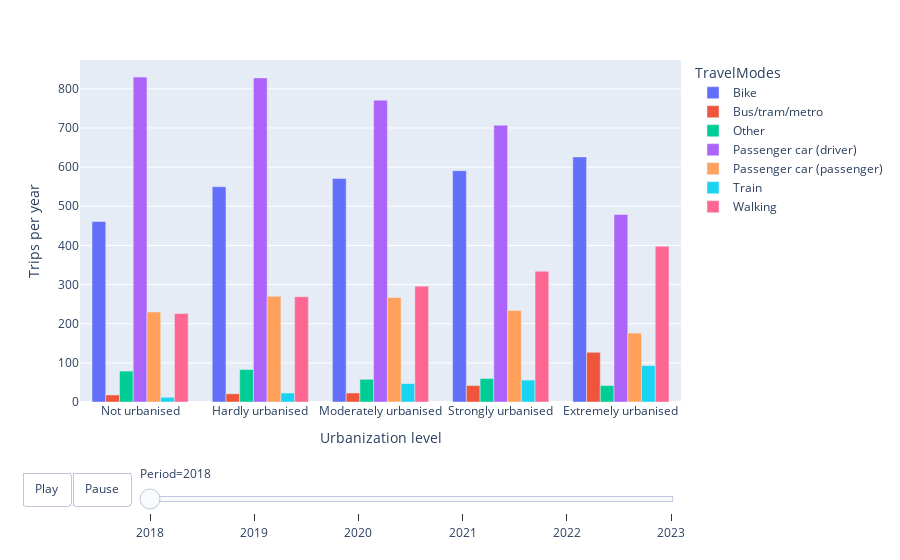

Notebook code for this chart:
### Code cell
barplotanimation(datanototal, 'Trips_Per_Year', urbanization_order, 'Trips per year')

### Figure 1 — Plotly figure (JSON) as saved in the notebook; plotly's stock layout.template omitted (floating-point values rounded to 4 significant figures)
{"data": [{"alignmentgroup": "True", "hovertemplate": "TravelModes=Bike<br>Period=2018<br>Urbanization level=%{x}<br>Trips per year=%{y}<extra></extra>", "legendgroup": "Bike", "marker": {"color": "#636efa", "pattern": {"shape": ""}}, "name": "Bike", "offsetgroup": "Bike", "orientation": "v", "showlegend": true, "textposition": "auto", "type": "bar", "x": ["Extremely urbanised", "Hardly urbanised", "Moderately urbanised", "Not urbanised", "Strongly urbanised"], "xaxis": "x", "y": [626, 550, 571, 461, 591], "yaxis": "y"}, {"alignmentgroup": "True", "hovertemplate": "TravelModes=Bus/tram/metro<br>Period=2018<br>Urbanization level=%{x}<br>Trips per year=%{y}<extra></extra>", "legendgroup": "Bus/tram/metro", "marker": {"color": "#EF553B", "pattern": {"shape": ""}}, "name": "Bus/tram/metro", "offsetgroup": "Bus/tram/metro", "orientation": "v", "showlegend": true, "textposition": "auto", "type": "bar", "x": ["Extremely urbanised", "Hardly urbanised", "Moderately urbanised", "Not urbanised", "Strongly urbanised"], "xaxis": "x", "y": [127, 21, 23, 18, 42], "yaxis": "y"}, {"alignmentgroup": "True", "hovertemplate": "TravelModes=Other<br>Period=2018<br>Urbanization level=%{x}<br>Trips per year=%{y}<extra></extra>", "legendgroup": "Other", "marker": {"color": "#00cc96", "pattern": {"shape": ""}}, "name": "Other", "offsetgroup": "Other", "orientation": "v", "showlegend": true, "textposition": "auto", "type": "bar", "x": ["Extremely urbanised", "Hardly urbanised", "Moderately urbanised", "Not urbanised", "Strongly urbanised"], "xaxis": "x", "y": [42, 83, 58, 79, 60], "yaxis": "y"}, {"alignmentgroup": "True", "hovertemplate": "TravelModes=Passenger car (driver)<br>Period=2018<br>Urbanization level=%{x}<br>Trips per year=%{y}<extra></extra>", "legendgroup": "Passenger car (driver)", "marker": {"color": "#ab63fa", "pattern": {"shape": ""}}, "name": "Passenger car (driver)", "offsetgroup": "Passenger car (driver)", "orientation": "v", "showlegend": true, "textposition": "auto", "type": "bar", "x": ["Extremely urbanised", "Hardly urbanised", "Moderately urbanised", "Not urbanised", "Strongly urbanised"], "xaxis": "x", "y": [479, 828, 771, 830, 707], "yaxis": "y"}, {"alignmentgroup": "True", "hovertemplate": "TravelModes=Passenger car (passenger)<br>Period=2018<br>Urbanization level=%{x}<br>Trips per year=%{y}<extra></extra>", "legendgroup": "Passenger car (passenger)", "marker": {"color": "#FFA15A", "pattern": {"shape": ""}}, "name": "Passenger car (passenger)", "offsetgroup": "Passenger car (passenger)", "orientation": "v", "showlegend": true, "textposition": "auto", "type": "bar", "x": ["Extremely urbanised", "Hardly urbanised", "Moderately urbanised", "Not urbanised", "Strongly urbanised"], "xaxis": "x", "y": [176, 270, 267, 230, 234], "yaxis": "y"}, {"alignmentgroup": "True", "hovertemplate": "TravelModes=Train<br>Period=2018<br>Urbanization level=%{x}<br>Trips per year=%{y}<extra></extra>", "legendgroup": "Train", "marker": {"color": "#19d3f3", "pattern": {"shape": ""}}, "name": "Train", "offsetgroup": "Train", "orientation": "v", "showlegend": true, "textposition": "auto", "type": "bar", "x": ["Extremely urbanised", "Hardly urbanised", "Moderately urbanised", "Not urbanised", "Strongly urbanised"], "xaxis": "x", "y": [93, 23, 47, 12, 56], "yaxis": "y"}, {"alignmentgroup": "True", "hovertemplate": "TravelModes=Walking<br>Period=2018<br>Urbanization level=%{x}<br>Trips per year=%{y}<extra></extra>", "legendgroup": "Walking", "marker": {"color": "#FF6692", "pattern": {"shape": ""}}, "name": "Walking", "offsetgroup": "Walking", "orientation": "v", "showlegend": true, "textposition": "auto", "type": "bar", "x": ["Extremely urbanised", "Hardly urbanised", "Moderately urbanised", "Not urbanised", "Strongly urbanised"], "xaxis": "x", "y": [398, 269, 296, 226, 334], "yaxis": "y"}], "layout": {"barmode": "group", "legend": {"title": {"text": "TravelModes"}, "tracegroupgap": 0}, "margin": {"t": 60}, "sliders": [{"active": 0, "currentvalue": {"prefix": "Period="}, "len": 0.9, "pad": {"b": 10, "t": 60}, "steps": [{"args": [["2018"], {"frame": {"duration": 0, "redraw": true}, "fromcurrent": true, "mode": "immediate", "transition": {"duration": 0, "easing": "linear"}}], "label": "2018", "method": "animate"}, {"args": [["2019"], {"frame": {"duration": 0, "redraw": true}, "fromcurrent": true, "mode": "immediate", "transition": {"duration": 0, "easing": "linear"}}], "label": "2019", "method": "animate"}, {"args": [["2020"], {"frame": {"duration": 0, "redraw": true}, "fromcurrent": true, "mode": "immediate", "transition": {"duration": 0, "easing": "linear"}}], "label": "2020", "method": "animate"}, {"args": [["2021"], {"frame": {"duration": 0, "redraw": true}, "fromcurrent": true, "mode": "immediate", "transition": {"duration": 0, "easing": "linear"}}], "label": "2021", "method": "animate"}, {"args": [["2022"], {"frame": {"duration": 0, "redraw": true}, "fromcurrent": true, "mode": "immediate", "transition": {"duration": 0, "easing": "linear"}}], "label": "2022", "method": "animate"}, {"args": [["2023"], {"frame": {"duration": 0, "redraw": true}, "fromcurrent": true, "mode": "immediate", "transition": {"duration": 0, "easing": "linear"}}], "label": "2023", "method": "animate"}], "x": 0.1, "xanchor": "left", "y": 0, "yanchor": "top"}], "updatemenus": [{"buttons": [{"args": [null, {"frame": {"duration": 2000, "redraw": true}, "fromcurrent": true, "transition": {"duration": 1000}}], "label": "Play", "method": "animate"}, {"args": [[null], {"frame": {"duration": 0, "redraw": false}, "mode": "immediate", "transition": {"duration": 0}}], "label": "Pause", "method": "animate"}], "direction": "left", "pad": {"r": 10, "t": 70}, "showactive": false, "type": "buttons", "x": 0.1, "xanchor": "right", "y": 0, "yanchor": "top"}], "xaxis": {"anchor": "y", "categoryarray": ["Not urbanised", "Hardly urbanised", "Moderately urbanised", "Strongly urbanised", "Extremely urbanised"], "categoryorder": "array", "domain": [0, 1], "title": {"text": "Urbanization level"}}, "yaxis": {"anchor": "x", "domain": [0, 1], "title": {"text": "Trips per year"}}}}
